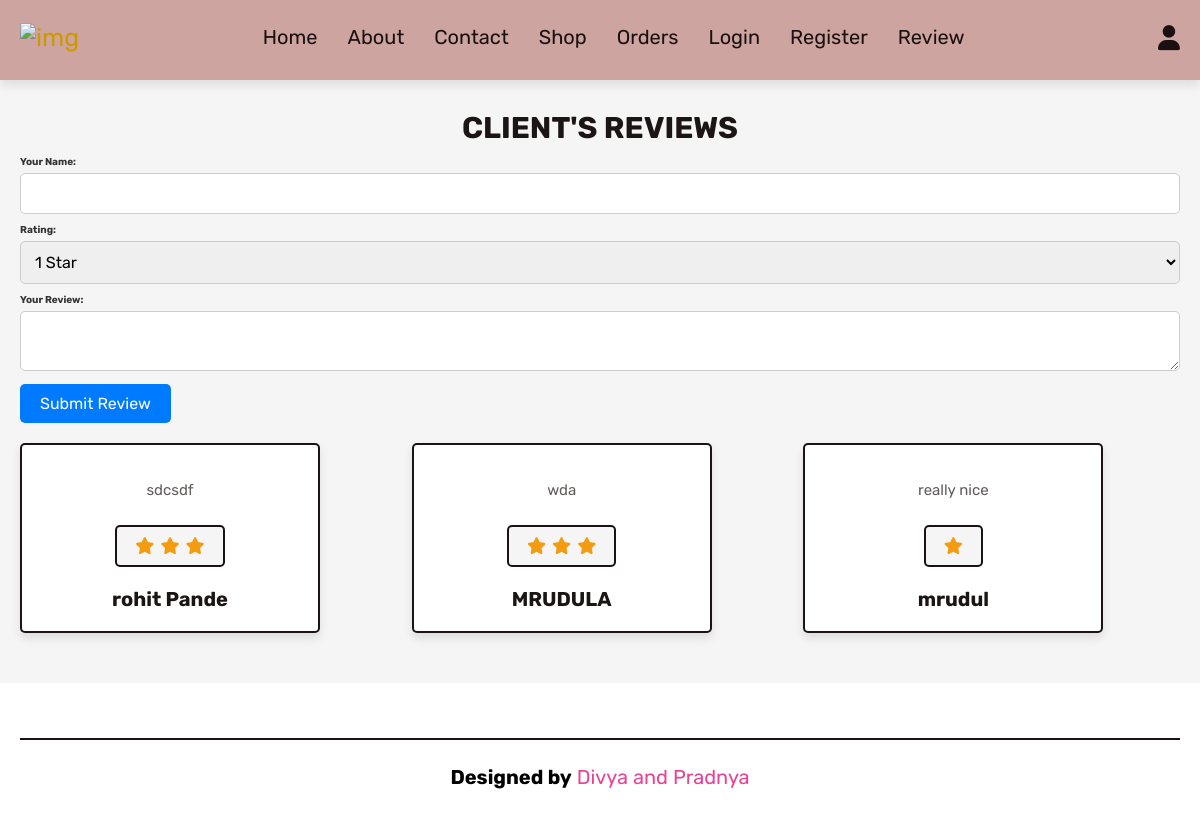
/review.php, run on the app's committed database.
### tables this page shows
CREATE TABLE `reviews` (
  `id` int(11) NOT NULL,
  `name` varchar(255) NOT NULL,
  `rating` int(11) NOT NULL,
  `review` text NOT NULL
);

### review.php (the view, shortened to what this page needs)
<?php
include 'database.php';
$sql = "SELECT * FROM reviews";
$result = mysqli_query($conn, $sql);
?>
<!DOCTYPE html>
<html lang="en">
<head>
   <link rel="stylesheet" href="https://cdnjs.cloudflare.com/ajax/libs/font-awesome/6.0.0/css/all.min.css">
   <link rel="stylesheet" href="css/style.css">
</head>
<body>
<?php @include 'header.php'; ?>
<section class="reviews" id="reviews">
    <h1 class="title">Client's Reviews</h1>
    <form action="<?php echo htmlspecialchars($_SERVER["PHP_SELF"]); ?>" method="post">
        <label for="name">Your Name:</label>
        <input type="text" id="name" name="name" required>
        <label for="rating">Rating:</label>
        <select id="rating" name="rating" required>
            <option value="1">1 Star</option>
        </select>
        <label for="review">Your Review:</label>
        <textarea id="review" name="review" required></textarea>
        <button type="submit">Submit Review</button>
    </form>
    <div class="box-container">
        <?php
        if (mysqli_num_rows($result) > 0) {
            while ($row = mysqli_fetch_assoc($result)) {
                echo '<div class="box">';
                echo '<p>' . $row['review'] . '</p>';
                echo '<div class="stars">';
                for ($i = 0; $i < $row['rating']; $i++) {
                    echo '<i class="fas fa-star"></i>';
                }
                echo '</div>';
                echo '<h3>' . $row['name'] . '</h3>';
                echo '</div>';
            }
        } else {
            echo '<p>No reviews yet.</p>';
        }
        ?>
    </div>
</section>
<?php @include 'footer.php'; ?>
</body>
</html>

### css/style.css (style rules this page uses)
:root { --pink:#e84393; --red:#c0392b; --orange:#f39c12; --black:#0f0707f1; --white:#fff; --light-color:#615c5c; --light-white:#ccc; --light-bg:#f5f5f5; --border:.2rem solid var(--black); --purple:#cda4a0; --box-shadow:0 .5rem 1rem rgba(0,0,0,.1); }
* { font-family: 'Rubik', sans-serif; margin:0; padding:0; box-sizing: border-box; outline: none; border:none; text-decoration: none; transition:all .2s linear; }
html { font-size: 62.5%; overflow-x: hidden; scroll-behavior: smooth; scroll-padding-top: 6.5rem; }
body { background: var(--light-bg); }
section { padding:3rem 2rem; }
.title { text-align: center; margin-bottom: 1rem; color:var(--black); text-transform: uppercase; font-size: 3rem; }
.reviews .box-container { max-width: 1200px; margin:0 auto; display: grid; grid-template-columns: repeat(auto-fit, minmax(30rem, 1fr)); gap:1.5rem; align-items: flex-start; justify-content: center; }
.reviews .box-container .box { padding:2rem; text-align: center; background-color: var(--white); box-shadow: var(--box-shadow); border:var(--border); border-radius: .5rem; }
.reviews .box-container .box p { padding:1rem 0; font-size: 1.5rem; color:var(--light-color); line-height: 2; }
.reviews .box-container .box .stars { display: inline-block; background: var(--light-bg); border-radius: .5rem; padding:1rem 1.5rem; border:var(--border); }
.reviews .box-container .box .stars i { color:var(--orange); font-size: 1.7rem; margin:0 .3rem; }
.reviews .box-container .box h3 { font-size: 2rem; color:var(--black); margin-top: 1rem; }

### review.php (style rules this page uses)
.box-container { display: flex; flex-wrap: wrap; justify-content: space-around; align-items: flex-start; margin-top: 20px; }
.box { width: 300px; padding: 20px; margin-bottom: 20px; border: 1px solid #ccc; border-radius: 8px; box-shadow: 0 0 10px rgba(0, 0, 0, 0.1); background-color: #f9f9f9; }
.box p { margin-bottom: 10px; font-size: 16px; }
.stars { margin-bottom: 10px; }
.stars i { color: gold; }
.box h3 { font-size: 18px; font-weight: bold; color: #333; }
form { margin-bottom: 20px; }
form label { display: block; margin-bottom: 5px; font-weight: bold; color: #333; }
form input[type="text"], form select, form textarea { width: 100%; padding: 10px; margin-bottom: 10px; border: 1px solid #ccc; border-radius: 5px; box-sizing: border-box; font-size: 16px; }
form button[type="submit"] { padding: 10px 20px; background-color: #007bff; color: #fff; border: none; border-radius: 5px; cursor: pointer; font-size: 16px; }

### data on the page
reviews: review "sdcsdf", rating 3 (drawn), name "rohit Pande"
reviews: review "wda", rating 3 (drawn), name "MRUDULA"
reviews: review "really nice", rating 1 (drawn), name "mrudul"
